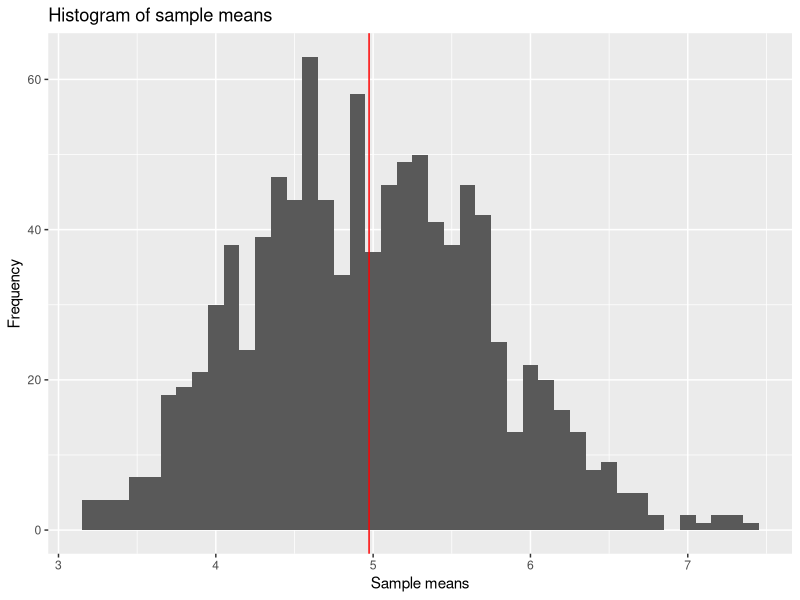
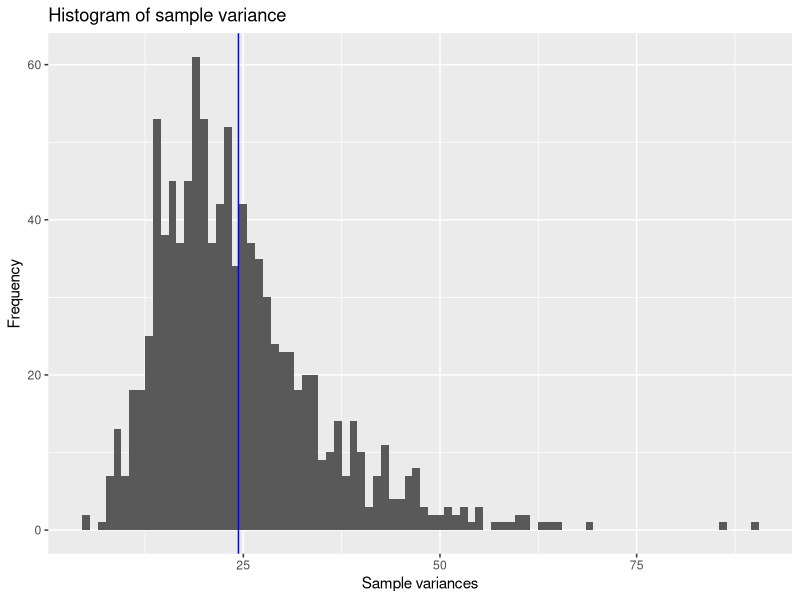

These figures' R source, in order:
## ---- chunk 1
library(ggplot2)
## ---- chunk 2
means <- NULL
vars <- NULL
nosim <- 1000
n <- 40
lambda <- 0.2
set.seed(1234)
#Run 1000 simulations of 40 samples, taking the mean of each one
for (i in 1:nosim) {
    sample <- rexp(n, lambda)
    means <- c(means, mean(sample))
    vars <- c(vars, var(sample))
}
## ---- chunk 3
sampleMean <- mean(means)
theoreticalMean <- 1/lambda
acc <- abs(sampleMean - theoreticalMean)*100/theoreticalMean
varMean <- (1/lambda^2)/nosim
sampleMeanVar <- var(means) 
## ---- chunk 4
#Plot sample means
qplot(means,geom="histogram", ylab = "Frequency", xlab="Sample means", binwidth=0.1) +
    labs(title="Histogram of sample means") +
    geom_vline(xintercept = sampleMean, colour="red")
## ---- chunk 5
sampleVariance <- mean(vars)
theoreticalVariance <- (1/lambda)^2
accVar <- abs(sampleVariance - theoreticalVariance)*100/theoreticalVariance
## ---- chunk 6
#Plot sample means
qplot(vars,geom="histogram", ylab = "Frequency", xlab="Sample variances", binwidth=1) +
    labs(title="Histogram of sample variance") +
    geom_vline(xintercept = sampleVariance, colour="blue")
